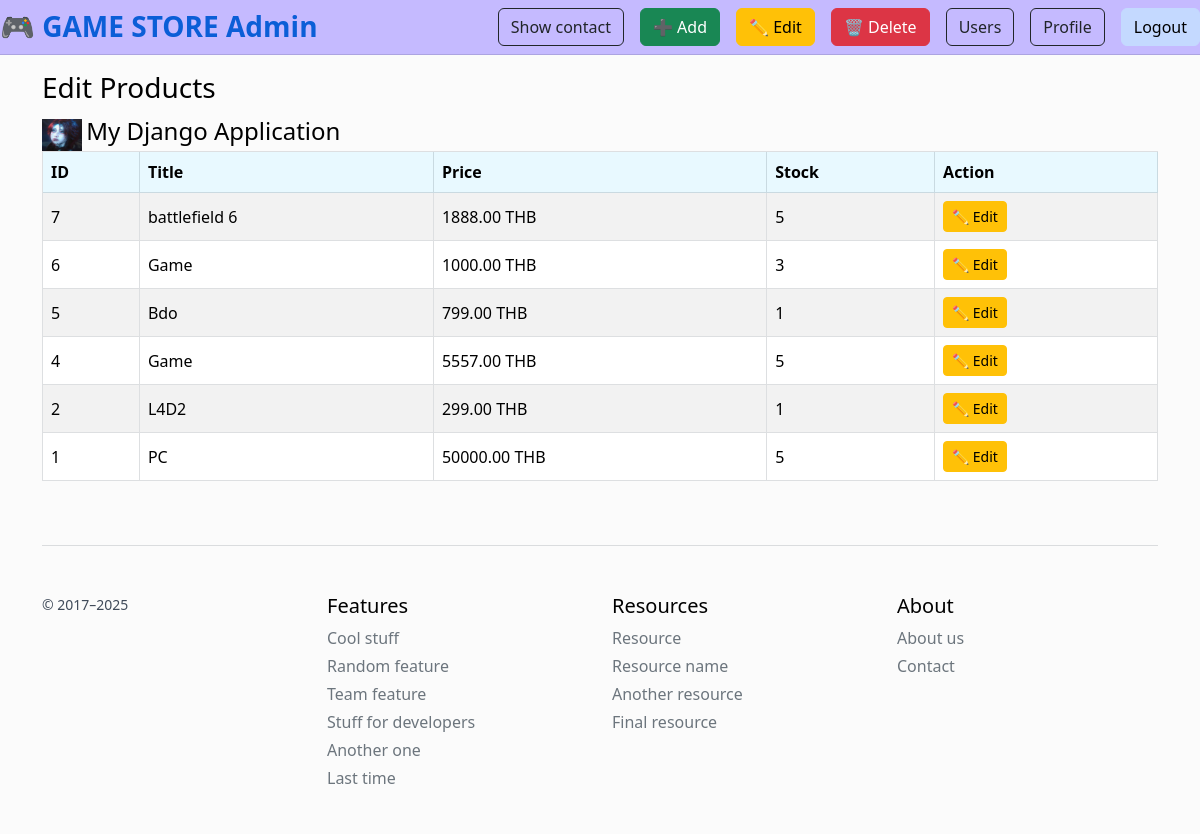
The app's page /products/ (signed in), older data.
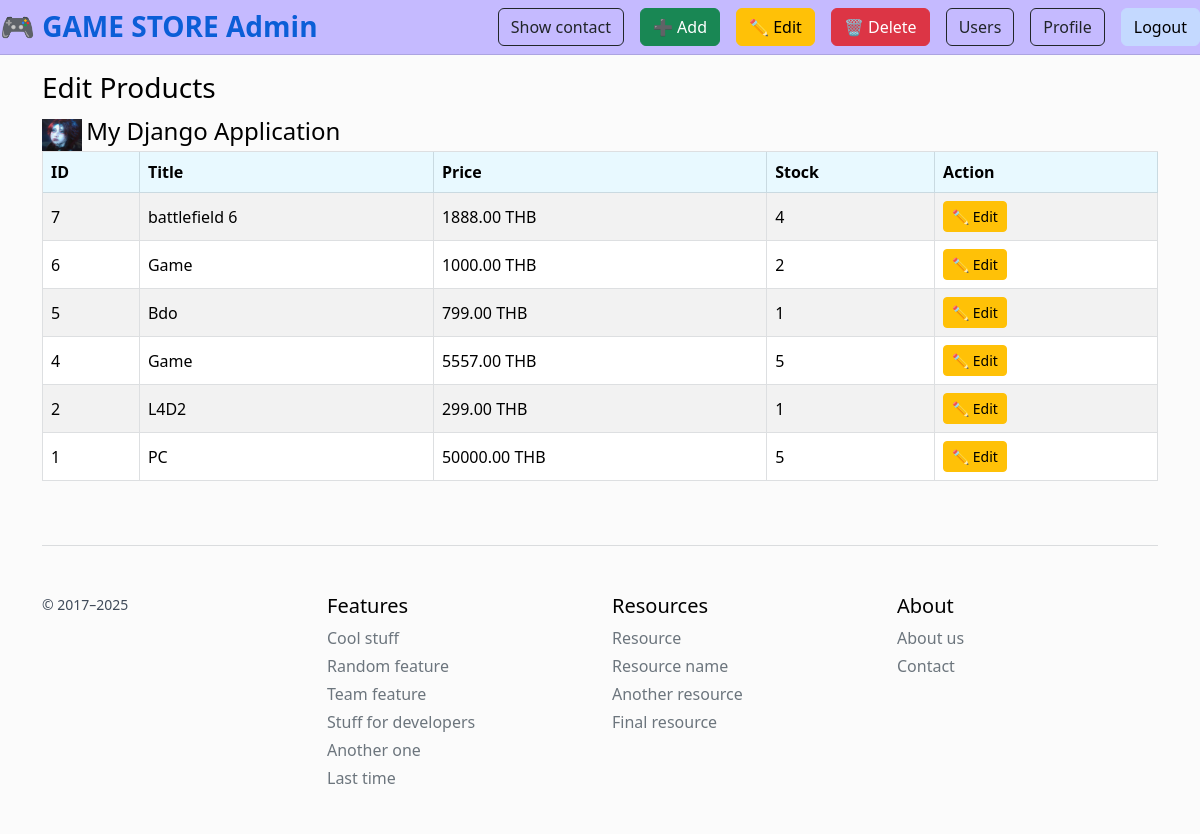
The same page, newer data.
### myapp/models.py (models this page shows, shortened)
class Product(models.Model):
    title = models.CharField(max_length=200)
    description = models.TextField(null=True, blank=True)
    price = models.DecimalField(max_digits=10, decimal_places=2, \
                                null=True, blank=True)
    quantity = models.IntegerField(null=True, blank=True)
    instock = models.BooleanField(default=True)

### myapp/views.py (the view)
# urls.py: path('products/', editproduct_list, name='editproduct-list'),
@login_required
@user_passes_test(is_admin)
def editproduct_list(request):
    products = Product.objects.all().order_by('-id')
    return render(request, 'myapp/editproduct_list.html', {'products': products})

### myapp/views.py (called while the page is built)
def is_admin(user):
    return user.is_staff or user.is_superuser

### myapp/template/myapp/editproduct_list.html
{% extends 'myapp/base.html' %}
{% block myheader %}
<h1 class="h3">Edit Products</h1>
{% endblock myheader %}
{% block content %}
<div class="table-responsive">
  <table class="table table-striped table-bordered align-middle">
    <thead>
      <tr>
        <th scope="col">ID</th>
        <th scope="col">Title</th>
        <th scope="col">Price</th>
        <th scope="col">Stock</th>
        <th scope="col">Action</th>
      </tr>
    </thead>
    <tbody>
      {% for item in products %}
      <tr>
        <td>{{ item.id }}</td>
        <td>{{ item.title }}</td>
        <td>{{ item.price|default:"0"|floatformat:2 }} THB</td>
        <td>{{ item.quantity|default:0 }}</td>
        <td>
          <a href="{% url 'editproduct' item.id %}" class="btn btn-warning btn-sm text-black">✏️ Edit</a>
        </td>
      </tr>
      {% empty %}
      <tr>
        <td colspan="5" class="text-center text-muted">No products found.</td>
      </tr>
      {% endfor %}
    </tbody>
  </table>
</div>
{% endblock content %}

Row changes from the older to the newer data that the page shows:
changed Product "battlefield 6": quantity "5" → "4"
changed Product id 6: quantity "3" → "2"
